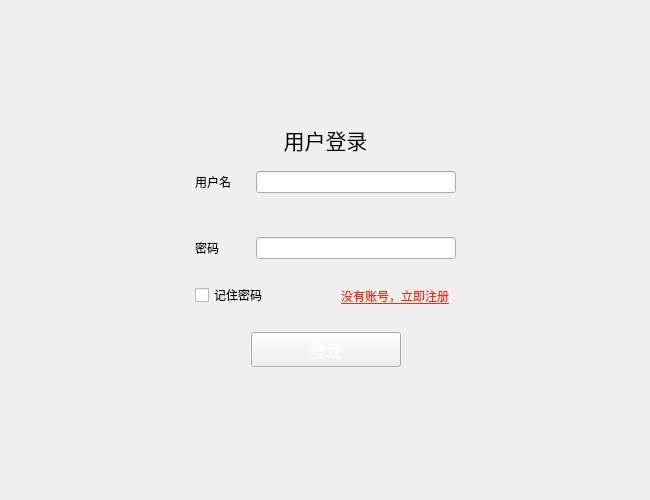
<?xml version="1.0" encoding="UTF-8"?>
<ui version="4.0">
 <class>LoginDialog</class>
 <widget class="QDialog" name="LoginDialog">
  <property name="geometry">
   <rect>
    <x>0</x>
    <y>0</y>
    <width>650</width>
    <height>500</height>
   </rect>
  </property>
  <property name="windowTitle">
   <string>Dialog</string>
  </property>
  <layout class="QVBoxLayout" name="verticalLayout">
   <property name="spacing">
    <number>0</number>
   </property>
   <property name="leftMargin">
    <number>0</number>
   </property>
   <property name="topMargin">
    <number>0</number>
   </property>
   <property name="rightMargin">
    <number>0</number>
   </property>
   <property name="bottomMargin">
    <number>0</number>
   </property>
   <item>
    <widget class="TitleWidget" name="title_widget" native="true"/>
   </item>
   <item>
    <widget class="QStackedWidget" name="stackedWidget">
     <property name="currentIndex">
      <number>0</number>
     </property>
     <widget class="QWidget" name="login_page">
      <layout class="QHBoxLayout" name="horizontalLayout_3">
       <item>
        <spacer name="horizontalSpacer_3">
         <property name="orientation">
          <enum>Qt::Horizontal</enum>
         </property>
         <property name="sizeHint" stdset="0">
          <size>
           <width>142</width>
           <height>20</height>
          </size>
         </property>
        </spacer>
       </item>
       <item>
        <widget class="QWidget" name="widget" native="true">
         <layout class="QVBoxLayout" name="verticalLayout_2">
          <item>
           <spacer name="verticalSpacer">
            <property name="orientation">
             <enum>Qt::Vertical</enum>
            </property>
            <property name="sizeHint" stdset="0">
             <size>
              <width>20</width>
              <height>40</height>
             </size>
            </property>
           </spacer>
          </item>
          <item>
           <widget class="QLabel" name="label">
            <property name="font">
             <font>
              <family>黑体</family>
              <pointsize>16</pointsize>
             </font>
            </property>
            <property name="text">
             <string>用户登录</string>
            </property>
            <property name="alignment">
             <set>Qt::AlignCenter</set>
            </property>
           </widget>
          </item>
          <item>
           <widget class="QWidget" name="widget_2" native="true">
            <layout class="QGridLayout" name="gridLayout">
             <item row="0" column="1">
              <widget class="QLineEdit" name="username">
               <property name="maximumSize">
                <size>
                 <width>200</width>
                 <height>16777215</height>
                </size>
               </property>
              </widget>
             </item>
             <item row="0" column="0">
              <widget class="QLabel" name="label_2">
               <property name="text">
                <string>用户名</string>
               </property>
              </widget>
             </item>
             <item row="2" column="0">
              <widget class="QLabel" name="label_3">
               <property name="text">
                <string>密码</string>
               </property>
              </widget>
             </item>
             <item row="2" column="1">
              <widget class="QLineEdit" name="password">
               <property name="maximumSize">
                <size>
                 <width>200</width>
                 <height>16777215</height>
                </size>
               </property>
               <property name="echoMode">
                <enum>QLineEdit::Password</enum>
               </property>
              </widget>
             </item>
             <item row="1" column="0">
              <spacer name="verticalSpacer_3">
               <property name="orientation">
                <enum>Qt::Vertical</enum>
               </property>
               <property name="sizeHint" stdset="0">
                <size>
                 <width>20</width>
                 <height>15</height>
                </size>
               </property>
              </spacer>
             </item>
            </layout>
           </widget>
          </item>
          <item>
           <widget class="QWidget" name="widget_3" native="true">
            <layout class="QHBoxLayout" name="horizontalLayout">
             <item>
              <widget class="QCheckBox" name="chk_remeber">
               <property name="text">
                <string>记住密码</string>
               </property>
              </widget>
             </item>
             <item>
              <widget class="QToolButton" name="notReg">
               <property name="styleSheet">
                <string notr="true">color: rgb(230, 50, 14);
text-decoration: underline;
font: 10pt &quot;黑体&quot;;</string>
               </property>
               <property name="text">
                <string>没有账号，立即注册</string>
               </property>
               <property name="autoRaise">
                <bool>true</bool>
               </property>
              </widget>
             </item>
            </layout>
           </widget>
          </item>
          <item>
           <widget class="QWidget" name="widget_4" native="true">
            <layout class="QHBoxLayout" name="horizontalLayout_2">
             <item>
              <spacer name="horizontalSpacer">
               <property name="orientation">
                <enum>Qt::Horizontal</enum>
               </property>
               <property name="sizeHint" stdset="0">
                <size>
                 <width>56</width>
                 <height>20</height>
                </size>
               </property>
              </spacer>
             </item>
             <item>
              <widget class="QToolButton" name="login">
               <property name="minimumSize">
                <size>
                 <width>150</width>
                 <height>35</height>
                </size>
               </property>
               <property name="font">
                <font>
                 <family>楷体</family>
                 <pointsize>12</pointsize>
                </font>
               </property>
               <property name="styleSheet">
                <string notr="true">border-image: url(:/images/balckButton.png);
color: rgb(255, 255, 255);</string>
               </property>
               <property name="text">
                <string>登录</string>
               </property>
              </widget>
             </item>
             <item>
              <spacer name="horizontalSpacer_2">
               <property name="orientation">
                <enum>Qt::Horizontal</enum>
               </property>
               <property name="sizeHint" stdset="0">
                <size>
                 <width>55</width>
                 <height>20</height>
                </size>
               </property>
              </spacer>
             </item>
            </layout>
           </widget>
          </item>
          <item>
           <spacer name="verticalSpacer_2">
            <property name="orientation">
             <enum>Qt::Vertical</enum>
            </property>
            <property name="sizeHint" stdset="0">
             <size>
              <width>20</width>
              <height>40</height>
             </size>
            </property>
           </spacer>
          </item>
         </layout>
        </widget>
       </item>
       <item>
        <spacer name="horizontalSpacer_4">
         <property name="orientation">
          <enum>Qt::Horizontal</enum>
         </property>
         <property name="sizeHint" stdset="0">
          <size>
           <width>141</width>
           <height>20</height>
          </size>
         </property>
        </spacer>
       </item>
      </layout>
     </widget>
     <widget class="QWidget" name="reg_page">
      <layout class="QHBoxLayout" name="horizontalLayout_5">
       <item>
        <spacer name="horizontalSpacer_7">
         <property name="orientation">
          <enum>Qt::Horizontal</enum>
         </property>
         <property name="sizeHint" stdset="0">
          <size>
           <width>157</width>
           <height>20</height>
          </size>
         </property>
        </spacer>
       </item>
       <item>
        <widget class="QWidget" name="widget_5" native="true">
         <layout class="QVBoxLayout" name="verticalLayout_3">
          <item>
           <spacer name="verticalSpacer_5">
            <property name="orientation">
             <enum>Qt::Vertical</enum>
            </property>
            <property name="sizeHint" stdset="0">
             <size>
              <width>20</width>
              <height>40</height>
             </size>
            </property>
           </spacer>
          </item>
          <item>
           <widget class="QLabel" name="label_4">
            <property name="font">
             <font>
              <family>黑体</family>
              <pointsize>16</pointsize>
             </font>
            </property>
            <property name="text">
             <string>用户注册</string>
            </property>
            <property name="alignment">
             <set>Qt::AlignCenter</set>
            </property>
           </widget>
          </item>
          <item>
           <widget class="QWidget" name="widget_6" native="true">
            <layout class="QGridLayout" name="gridLayout_2">
             <property name="leftMargin">
              <number>5</number>
             </property>
             <property name="topMargin">
              <number>5</number>
             </property>
             <property name="rightMargin">
              <number>5</number>
             </property>
             <property name="bottomMargin">
              <number>5</number>
             </property>
             <item row="0" column="0">
              <widget class="QLabel" name="label_5">
               <property name="text">
                <string>用户名</string>
               </property>
              </widget>
             </item>
             <item row="0" column="1">
              <widget class="QLineEdit" name="reg_username">
               <property name="maximumSize">
                <size>
                 <width>200</width>
                 <height>16777215</height>
                </size>
               </property>
              </widget>
             </item>
             <item row="1" column="0">
              <widget class="QLabel" name="label_6">
               <property name="text">
                <string>昵称</string>
               </property>
              </widget>
             </item>
             <item row="1" column="1">
              <widget class="QLineEdit" name="reg_nickname">
               <property name="maximumSize">
                <size>
                 <width>200</width>
                 <height>16777215</height>
                </size>
               </property>
              </widget>
             </item>
             <item row="2" column="0">
              <widget class="QLabel" name="label_7">
               <property name="text">
                <string>密码</string>
               </property>
              </widget>
             </item>
             <item row="2" column="1">
              <widget class="QLineEdit" name="reg_pwd">
               <property name="maximumSize">
                <size>
                 <width>200</width>
                 <height>16777215</height>
                </size>
               </property>
               <property name="echoMode">
                <enum>QLineEdit::Password</enum>
               </property>
              </widget>
             </item>
             <item row="3" column="0">
              <widget class="QLabel" name="label_8">
               <property name="text">
                <string>确认密码</string>
               </property>
              </widget>
             </item>
             <item row="3" column="1">
              <widget class="QLineEdit" name="reg_pwd2">
               <property name="maximumSize">
                <size>
                 <width>200</width>
                 <height>16777215</height>
                </size>
               </property>
               <property name="echoMode">
                <enum>QLineEdit::Password</enum>
               </property>
              </widget>
             </item>
             <item row="4" column="0">
              <widget class="QLabel" name="label_9">
               <property name="text">
                <string>手机</string>
               </property>
              </widget>
             </item>
             <item row="4" column="1">
              <widget class="QLineEdit" name="reg_phone">
               <property name="maximumSize">
                <size>
                 <width>200</width>
                 <height>16777215</height>
                </size>
               </property>
              </widget>
             </item>
             <item row="5" column="0">
              <widget class="QLabel" name="label_10">
               <property name="text">
                <string>邮箱</string>
               </property>
              </widget>
             </item>
             <item row="5" column="1">
              <widget class="QLineEdit" name="reg_email">
               <property name="maximumSize">
                <size>
                 <width>200</width>
                 <height>16777215</height>
                </size>
               </property>
              </widget>
             </item>
            </layout>
           </widget>
          </item>
          <item>
           <widget class="QWidget" name="widget_7" native="true">
            <layout class="QHBoxLayout" name="horizontalLayout_4">
             <property name="topMargin">
              <number>0</number>
             </property>
             <item>
              <spacer name="horizontalSpacer_5">
               <property name="orientation">
                <enum>Qt::Horizontal</enum>
               </property>
               <property name="sizeHint" stdset="0">
                <size>
                 <width>40</width>
                 <height>20</height>
                </size>
               </property>
              </spacer>
             </item>
             <item>
              <widget class="QToolButton" name="btn_reg">
               <property name="minimumSize">
                <size>
                 <width>150</width>
                 <height>35</height>
                </size>
               </property>
               <property name="font">
                <font>
                 <family>楷体</family>
                 <pointsize>12</pointsize>
                </font>
               </property>
               <property name="styleSheet">
                <string notr="true">color: rgb(255, 255, 255);
border-image: url(:/images/balckButton.png);</string>
               </property>
               <property name="text">
                <string>注册</string>
               </property>
              </widget>
             </item>
             <item>
              <spacer name="horizontalSpacer_6">
               <property name="orientation">
                <enum>Qt::Horizontal</enum>
               </property>
               <property name="sizeHint" stdset="0">
                <size>
                 <width>40</width>
                 <height>20</height>
                </size>
               </property>
              </spacer>
             </item>
            </layout>
           </widget>
          </item>
          <item>
           <spacer name="verticalSpacer_4">
            <property name="orientation">
             <enum>Qt::Vertical</enum>
            </property>
            <property name="sizeHint" stdset="0">
             <size>
              <width>20</width>
              <height>40</height>
             </size>
            </property>
           </spacer>
          </item>
         </layout>
        </widget>
       </item>
       <item>
        <spacer name="horizontalSpacer_8">
         <property name="orientation">
          <enum>Qt::Horizontal</enum>
         </property>
         <property name="sizeHint" stdset="0">
          <size>
           <width>157</width>
           <height>20</height>
          </size>
         </property>
        </spacer>
       </item>
      </layout>
     </widget>
     <widget class="QWidget" name="set_page">
      <layout class="QHBoxLayout" name="horizontalLayout_7">
       <item>
        <spacer name="horizontalSpacer_11">
         <property name="orientation">
          <enum>Qt::Horizontal</enum>
         </property>
         <property name="sizeHint" stdset="0">
          <size>
           <width>148</width>
           <height>20</height>
          </size>
         </property>
        </spacer>
       </item>
       <item>
        <widget class="QWidget" name="widget_8" native="true">
         <layout class="QVBoxLayout" name="verticalLayout_4">
          <item>
           <spacer name="verticalSpacer_7">
            <property name="orientation">
             <enum>Qt::Vertical</enum>
            </property>
            <property name="sizeHint" stdset="0">
             <size>
              <width>20</width>
              <height>40</height>
             </size>
            </property>
           </spacer>
          </item>
          <item>
           <widget class="QLabel" name="label_11">
            <property name="font">
             <font>
              <family>黑体</family>
              <pointsize>16</pointsize>
             </font>
            </property>
            <property name="text">
             <string>服务器设置</string>
            </property>
            <property name="alignment">
             <set>Qt::AlignCenter</set>
            </property>
           </widget>
          </item>
          <item>
           <widget class="QWidget" name="widget_9" native="true">
            <layout class="QGridLayout" name="gridLayout_3">
             <item row="0" column="0">
              <widget class="QLabel" name="label_12">
               <property name="text">
                <string>服务器地址：</string>
               </property>
              </widget>
             </item>
             <item row="0" column="1">
              <widget class="QLineEdit" name="server_ip">
               <property name="maximumSize">
                <size>
                 <width>200</width>
                 <height>16777215</height>
                </size>
               </property>
              </widget>
             </item>
             <item row="2" column="0">
              <widget class="QLabel" name="label_13">
               <property name="text">
                <string>服务器端口：</string>
               </property>
              </widget>
             </item>
             <item row="2" column="1">
              <widget class="QLineEdit" name="server_port">
               <property name="maximumSize">
                <size>
                 <width>200</width>
                 <height>16777215</height>
                </size>
               </property>
              </widget>
             </item>
             <item row="1" column="0">
              <spacer name="verticalSpacer_8">
               <property name="orientation">
                <enum>Qt::Vertical</enum>
               </property>
               <property name="sizeHint" stdset="0">
                <size>
                 <width>20</width>
                 <height>10</height>
                </size>
               </property>
              </spacer>
             </item>
            </layout>
           </widget>
          </item>
          <item>
           <widget class="QWidget" name="widget_10" native="true">
            <layout class="QHBoxLayout" name="horizontalLayout_6">
             <item>
              <spacer name="horizontalSpacer_9">
               <property name="orientation">
                <enum>Qt::Horizontal</enum>
               </property>
               <property name="sizeHint" stdset="0">
                <size>
                 <width>59</width>
                 <height>20</height>
                </size>
               </property>
              </spacer>
             </item>
             <item>
              <widget class="QToolButton" name="set_ok">
               <property name="minimumSize">
                <size>
                 <width>130</width>
                 <height>35</height>
                </size>
               </property>
               <property name="maximumSize">
                <size>
                 <width>130</width>
                 <height>35</height>
                </size>
               </property>
               <property name="font">
                <font>
                 <family>楷体</family>
                 <pointsize>12</pointsize>
                </font>
               </property>
               <property name="styleSheet">
                <string notr="true">border-image: url(:/images/balckButton.png);
color: rgb(255, 255, 255);</string>
               </property>
               <property name="text">
                <string>确定</string>
               </property>
              </widget>
             </item>
             <item>
              <spacer name="horizontalSpacer_10">
               <property name="orientation">
                <enum>Qt::Horizontal</enum>
               </property>
               <property name="sizeHint" stdset="0">
                <size>
                 <width>59</width>
                 <height>20</height>
                </size>
               </property>
              </spacer>
             </item>
            </layout>
           </widget>
          </item>
          <item>
           <spacer name="verticalSpacer_6">
            <property name="orientation">
             <enum>Qt::Vertical</enum>
            </property>
            <property name="sizeHint" stdset="0">
             <size>
              <width>20</width>
              <height>40</height>
             </size>
            </property>
           </spacer>
          </item>
         </layout>
        </widget>
       </item>
       <item>
        <spacer name="horizontalSpacer_12">
         <property name="orientation">
          <enum>Qt::Horizontal</enum>
         </property>
         <property name="sizeHint" stdset="0">
          <size>
           <width>148</width>
           <height>20</height>
          </size>
         </property>
        </spacer>
       </item>
      </layout>
     </widget>
    </widget>
   </item>
  </layout>
 </widget>
 <customwidgets>
  <customwidget>
   <class>TitleWidget</class>
   <extends>QWidget</extends>
   <header>titlewidget.h</header>
   <container>1</container>
  </customwidget>
 </customwidgets>
 <resources/>
 <connections/>
</ui>
